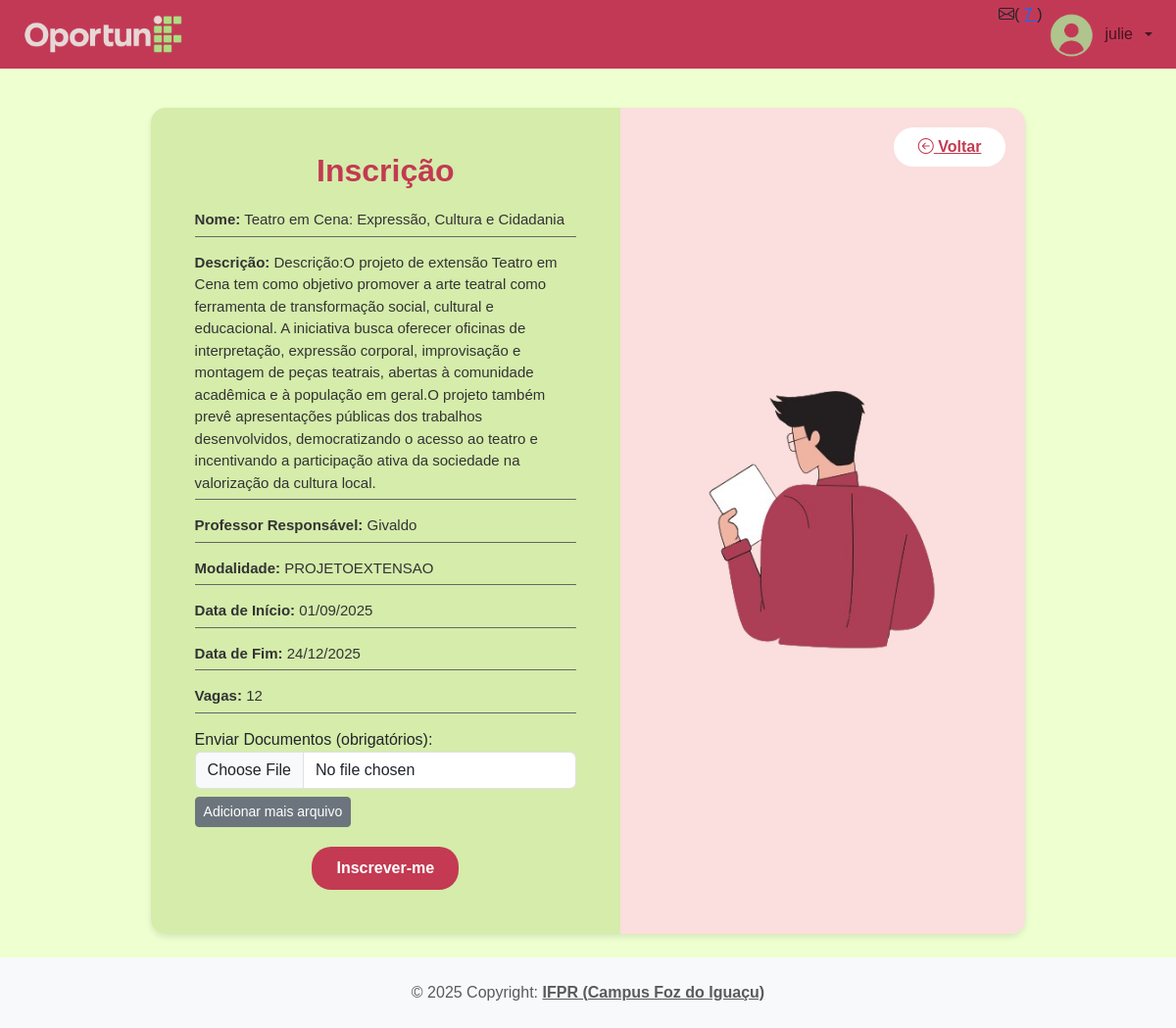
Page /app/controller/InscricaoController.php?action=view&idOport=10 (signed in) on the committed database.
### tables this page shows
CREATE TABLE `oportunidades` (
  `idOportunidades` int(11) NOT NULL,
  `titulo` longtext DEFAULT NULL,
  `descricao` longtext DEFAULT NULL,
  `tipoOportunidade` enum('ESTAGIO','PROJETOEXTENSAO','PROJETOPESQUISA') NOT NULL,
  `dataInicio` date NOT NULL,
  `dataFim` date NOT NULL,
  `documentoAnexo` varchar(100) DEFAULT NULL,
  `vaga` int(11) NOT NULL,
  `professor_responsavel` varchar(255) NOT NULL,
  `documentoEdital` varchar(255) DEFAULT NULL
);

### app/controller/InscricaoController.php (called while the page is built, shortened)
<?php
require_once(__DIR__ . "/../dao/OportunidadeDAO.php");
class InscricaoController extends Controller
{
    private OportunidadeDAO $oportunidadeDao;
    public function __construct()
    {
        $this->oportunidadeDao = new OportunidadeDAO();
        $this->handleAction();
    }
    public function view(string $msgErro = "", string $msgSucesso = "")
    {
        $oportunidade = $this->findOportunidadeById();
        $dados["oportunidade"] = $oportunidade;
        $this->loadView("inscricao/oportunidade_inscricao.php", $dados, $msgErro, $msgSucesso);
    }
    private function findOportunidadeById()
    {
        $id = 0;
        if (isset($_GET["idOport"]))
            $id = $_GET["idOport"];
        return $this->oportunidadeDao->findById($id);
    }
}
new InscricaoController();

### app/model/Oportunidade.php (called while the page is built, shortened)
<?php
class Oportunidade
{
    private ?int $id;
    private ?string $titulo;
    private ?string $descricao;
    private ?string $tipoOportunidade;
    private ?string $dataInicio;
    private ?string $dataFim;
    private $professorResponsavel;
    private ?int $vaga;
    public function getId(): ?int
    {
        return $this->id;
    }
    public function setId(?int $id): self
    {
        $this->id = $id;
        return $this;
    }
    public function getTitulo(): ?string
    {
        return $this->titulo;
    }
    public function setTitulo(?string $titulo): self
    {
        $this->titulo = $titulo;
        return $this;
    }
    public function getDescricao(): ?string
    {
        return $this->descricao;
    }
    public function setDescricao(?string $descricao): self
    {
        $this->descricao = $descricao;
        return $this;
    }
    public function getTipoOportunidade(): ?string
    {
        return $this->tipoOportunidade;
    }
    public function setTipoOportunidade(?string $tipoOportunidade): self
    {
        $this->tipoOportunidade = $tipoOportunidade;
        return $this;
    }
    public function getDataInicio(): ?string
    {
        return $this->dataInicio;
    }
    public function setDataInicio(?string $dataInicio): self
    {
        $this->dataInicio = $dataInicio;
        return $this;
    }
    public function getDataFim(): ?string
    {
        return $this->dataFim;
    }
    public function setDataFim(?string $dataFim): self
    {
        $this->dataFim = $dataFim;
        return $this;
    }
    public function getVaga(): ?int
    {
        return $this->vaga;
    }
    public function setVaga(?int $vaga): void
    {
        $this->vaga = $vaga;
    }
    public function setProfessorResponsavel(string $nome)
    {
        $this->professorResponsavel = $nome;
    }
    public function getProfessorResponsavel(): string
    {
        return $this->professorResponsavel;
    }
}

### app/dao/OportunidadeDAO.php (called while the page is built, shortened)
<?php
include_once(__DIR__ . "/../model/Oportunidade.php");
class OportunidadeDAO
{
    public function findById(int $id)
    {
        $conn = Connection::getConn();
        $sql = "SELECT * FROM oportunidades o WHERE o.idOportunidades = ?";
        $stm = $conn->prepare($sql);
        $stm->execute([$id]);
        $result = $stm->fetchAll();
        $oportunidades = $this->mapOportunidades($result);
        if (count($oportunidades) == 1)
            return $oportunidades[0];
        elseif (count($oportunidades) == 0)
            return null;
        die("OportunidadeDAO.findById() - Erro: mais de uma oportunidade encontrada.");
    }
    private function mapOportunidades($result)
    {
        $oportunidades = array();
        foreach ($result as $reg) {
            $oportunidade = new Oportunidade();
            $oportunidade->setId($reg['idOportunidades']);
            $oportunidade->setTitulo($reg['titulo']);
            $oportunidade->setDescricao($reg['descricao']);
            $oportunidade->setTipoOportunidade($reg['tipoOportunidade']);
            $oportunidade->setDataInicio($reg['dataInicio']);
            $oportunidade->setDataFim($reg['dataFim']);
            $oportunidade->setDocumentoAnexo($reg['documentoAnexo']);
            $oportunidade->setVaga($reg['vaga']);
            $oportunidade->setProfessorResponsavel($reg['professor_responsavel']);
            $cursoDao = new CursoDAO();
            $oportunidade->setCursos($cursoDao->getCursosByOportunidade($reg['idOportunidades']));
            $oportunidades[] = $oportunidade;
        }
        return $oportunidades;
    }
}

### app/view/inscricao/oportunidade_inscricao.php (the view, shortened to what this page needs)
<?php
require_once(__DIR__ . "/../include/header.php");
require_once(__DIR__ . "/../include/menu.php");
?>
<link rel="stylesheet" href="<?= BASEURL ?>/view/css/oportunidade_inscricao.css">
<div class="container my-4">
    <div class="row inscricao-container">
        <div class="col-md-5 inscricao-info">
            <h2>Inscrição</h2>
            <p><strong>Nome:</strong> <?= htmlspecialchars($dados['oportunidade']->getTitulo()) ?></p>
            <p><strong>Descrição:</strong> <?= nl2br(strip_tags($dados['oportunidade']->getDescricao())) ?></p>
            <p><strong>Professor Responsável:</strong> <?= htmlspecialchars($dados['oportunidade']->getProfessorResponsavel()) ?></p>
            <p><strong>Modalidade:</strong> <?= htmlspecialchars($dados['oportunidade']->getTipoOportunidade()) ?></p>
            <p><strong>Data de Início:</strong> <?= date('d/m/Y', strtotime($dados['oportunidade']->getDataInicio())) ?></p>
            <p><strong>Data de Fim:</strong> <?= date('d/m/Y', strtotime($dados['oportunidade']->getDataFim())) ?></p>
            <p><strong>Vagas:</strong> <?= htmlspecialchars($dados['oportunidade']->getVaga()) ?></p>
            <?php if ($dados['oportunidade']->getTipoOportunidade() !== 'ESTAGIO'): ?>
                <form action="<?= BASEURL ?>/controller/InscricaoController.php?action=inscrever&idOport=<?= $dados['oportunidade']->getId() ?>" method="post" enctype="multipart/form-data">
                    <div id="uploadContainer" class="mb-3">
                        <label>Enviar Documentos (obrigatórios):</label>
                        <div id="inputsArquivos">
                            <input type="file" name="documentoAluno[]" class="form-control mb-2" required>
                        </div>
                        <button type="button" id="adicionarArquivo" class="btn btn-secondary btn-sm">Adicionar mais arquivo</button>
                    </div>
                    <button type="submit" class="btn-inscrever">Inscrever-me</button>
                </form>
            <?php else: ?>
                <p class="alert alert-info">
                    A inscrição desta oportunidade é externa. Leia a descrição com atenção para mais informações.
                </p>
            <?php endif; ?>
        </div>
        <div class="col-md-5 inscricao-figura">
            <a href="<?= BASEURL ?>/controller/HomeController.php?action=homeAluno" class="btn-voltar">
                <i class="bi bi-arrow-left-circle"></i> Voltar
            </a>
            <img src="<?= BASEURL ?>/view/img/inscricao.png" alt="Figura inscrição">
        </div>
    </div>
</div>
<?php
require_once(__DIR__ . "/../include/footer.php");
?>

### app/view/css/menu.css (style rules this page uses)
* { margin: 0; padding: 0; box-sizing: border-box; }

### app/view/css/oportunidade_inscricao.css (style rules this page uses)
body { background-color: #eeffd0; font-family: Arial, sans-serif; }
.inscricao-container { border-radius: 15px; overflow: hidden; box-shadow: 0 3px 6px rgba(0, 0, 0, 0.1); display: flex; min-height: 500px; width: 80%; margin: 0 auto; }
.inscricao-info { background: #d5ecab; padding: 45px; flex: 2; }
.inscricao-info h2 { text-align: center; color: #c33a52; font-weight: bold; margin-bottom: 20px; }
.inscricao-info p { margin: 15px 0; border-bottom: 1px solid #666; padding-bottom: 5px; font-size: 15px; color: #333; }
.btn-inscrever { display: block; margin: 20px auto 0; background: #c33a52; color: white; border: none; padding: 10px 25px; border-radius: 20px; cursor: pointer; font-weight: bold; transition: 0.3s; }
.inscricao-figura { background: #fbdede; position: relative; text-align: center; display: flex; align-items: center; justify-content: center; flex: 2; }
.inscricao-figura img { max-width: 70%; }
.btn-voltar { position: absolute; top: 20px; right: 20px; background: white; color: #c33a52; border: none; padding: 8px 25px; border-radius: 20px; font-weight: bold; cursor: pointer; transition: 0.3s; }

### app/view/include/footer.php (style rules this page uses)
body { min-height: 100vh; display: flex; flex-direction: column; margin: 0; }

### rows in the picture
oportunidades: titulo "Teatro em Cena: Expressão, Cultura e Cidadania", descricao "Descrição:O projeto de extensão Teatro em Cena tem como objetivo promover a arte teatral como ferramenta de transformação social, cultural e educacional. A iniciativa busca oferecer oficinas de interpretação, expressão corporal, improvisação e montagem de peças teatrais, abertas à comunidade acadêmica e à população em geral.O projeto também prevê apresentações públicas dos trabalhos desenvolvidos, democratizando o acesso ao teatro e incentivando a participação ativa da sociedade na valorização da cultura local.", professor_responsavel "Givaldo", tipoOportunidade "PROJETOEXTENSAO", dataInicio "01/09/2025", dataFim "24/12/2025", vaga "12"

### other values in the picture
$notificacoes "7"
$nome "julie"
